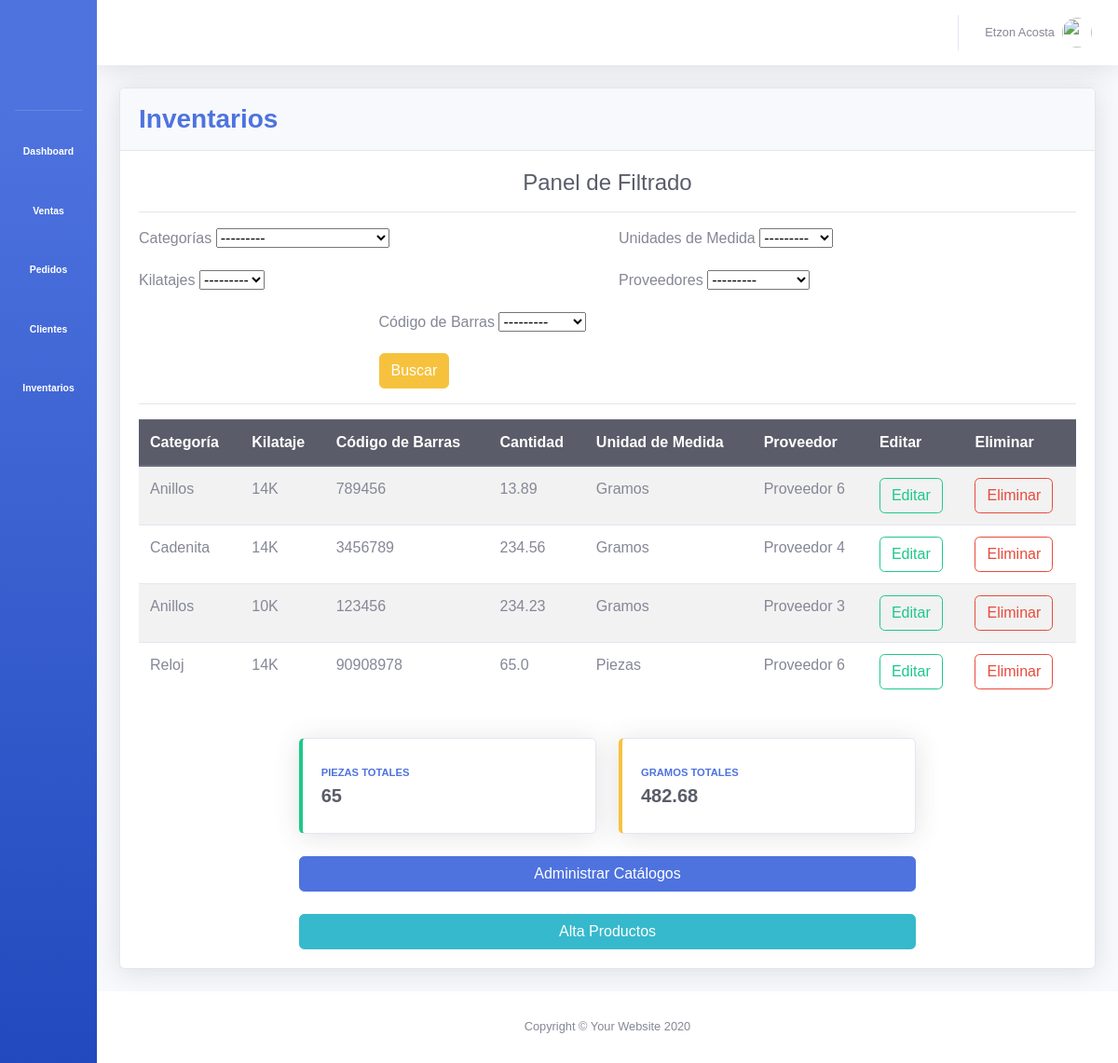
/inventarios/, run on the app's committed database.
### inventarios/models.py (models this page shows, shortened)
class Category(models.Model):
	category_id = models.AutoField(primary_key=True)
	name = models.CharField(max_length=50)
	class Meta:
		db_table = 'categories'
		verbose_name_plural = 'categories'
	def __str__(self):
		return self.name

class UnitMeasurement(models.Model):
	unit_measurement_id = models.AutoField(primary_key=True)
	name = models.CharField(max_length=10)
	class Meta:
		db_table = 'units_measurements'
		verbose_name = 'unit Measurement'
		verbose_name_plural = 'units Measurements'
	def __str__(self):
		return self.name

class Kilate(models.Model):
	kilate_id = models.AutoField(primary_key=True)
	name = models.CharField(max_length=5)
	def __str__(self):
		return self.name

class Vendor(models.Model):
	vendor_id = models.AutoField(primary_key=True)
	name = models.CharField(max_length=50)
	phone = models.CharField(max_length=15)
	address = models.CharField(max_length=50)
	def __str__(self):
		return self.name

class Barcode(models.Model):
	barcode_id = models.AutoField(primary_key=True)
	barcode = models.IntegerField()
	category = models.ForeignKey(Category, on_delete=models.CASCADE)
	kilate = models.ForeignKey(Kilate, on_delete=models.CASCADE)
	def __str__(self):
		category_kilate_barcode = self.category.name + '_' + self.kilate.name + '_' + str(self.barcode)
		str_barcode = str(self.barcode)
		return str_barcode

class Product(models.Model):
	product_id = models.AutoField(primary_key=True)
	category = models.ForeignKey(Category, on_delete=models.CASCADE)
	kilate = models.ForeignKey(Kilate, on_delete=models.CASCADE)
	barcode = models.ForeignKey(Barcode, on_delete=models.CASCADE, null=True)
	quantity = models.FloatField(null=True)
	unit_measurement = models.ForeignKey(UnitMeasurement, on_delete=models.CASCADE)
	vendor = models.ForeignKey(Vendor, on_delete=models.CASCADE, null=True)

### inventarios/views.py (the view)
# urls.py: path('inventarios/', include('inventarios.urls')),
def inventarios(request):
	products = Product.objects.all()
	filtros = ProductFilter(request.GET, queryset=products)
	products = filtros.qs
	gramos_totales = products.filter(unit_measurement__name='Gramos').aggregate(resultado_suma=Sum('quantity'))
	if gramos_totales['resultado_suma'] == None:
		gramos_totales['resultado_suma'] = 0
	gramos_totales['resultado_suma'] = round(gramos_totales['resultado_suma'], 2)
	piezas_totales = products.filter(unit_measurement__name='Piezas').aggregate(resultado_suma=Sum('quantity'))
	if piezas_totales['resultado_suma'] == None:
		piezas_totales['resultado_suma'] = 0
	piezas_totales['resultado_suma'] = round(piezas_totales['resultado_suma'])
	contexto = {'products': products, 'gramos_totales': gramos_totales, 'piezas_totales': piezas_totales, 'filtros': filtros}
	return render(request, 'inventarios/inventarios.html', contexto)

### inventarios/templates/inventarios/inventarios.html (shortened to what this page needs)
{% extends 'base.html' %}
{% load static %}
{% block css_variables %}
	<link rel="stylesheet" type="text/css" href="{% static '/css/Inventarios/main_inventarios.css' %}">
{% endblock %}
{% block content %}
	<div class="row">
		<div class="col-xl-12">
		  <div class="card shadow mb-4">
		    <div class="card-header py-3">
		      <h3 class="m-0 font-weight-bold text-primary">Inventarios</h3>
		    </div>
		    <div class="card-body">
					<div class="row">
						<div class="col-xl-12 text-center">
							<span class="h4 text-dark">Panel de Filtrado</span>
						</div>
					</div>
					<hr>
					<div class="row">
						<div class="col-xl-12">
							<form method="GET" id="filtros">
								<div class="row">
									<div class="col-xl-6">
										<div class="form-group">
									    <label class="h6">Categorías</label>
									    {{ filtros.form.category }}
									  </div>
									</div>
									<div class="col-xl-6">
										<div class="form-group">
									    <label class="h6">Unidades de Medida</label>
									    {{ filtros.form.unit_measurement }}
									  </div>
									</div>
								</div>
								<div class="row">
									<div class="col-xl-6">
										<div class="form-group">
									  	<label class="h6">Kilatajes</label>
									    {{ filtros.form.kilate }}
									  </div>
									</div>
									<div class="col-xl-6">
										<div class="form-group">
									    <label class="h6">Proveedores</label>
									    {{ filtros.form.vendor }}
									  </div>
									</div>
								</div>
								<div class="row justify-content-center">
									<div class="col-xl-6">
										<div class="form-group">
									    <label class="h6">Código de Barras</label>
									    {{ filtros.form.barcode }}
									  </div>
									</div>
								</div>
								<div class="row justify-content-center">
									<div class="col-xl-6">
										<input type="submit" class="btn btn-warning" value="Buscar">
									</div>
								</div>
							</form>
						</div>
					</div>
					<hr>
					<div class="row">
						<div class="col-xl-12">
							<div class="table-responsive">
								<table class="table table-striped" id="tablaInventarios">
									<thead class="thead-dark">
										<tr>
											<th>Categoría</th>
											<th>Kilataje</th>
											<th>Código de Barras</th>
											<th>Cantidad</th>
											<th>Unidad de Medida</th>
											<th>Proveedor</th>
											<th>Editar</th>
											<th>Eliminar</th>
										</tr>
									</thead>
									<tbody>
										{% for product in products %}
											<tr>
												<td>{{ product.category }}</td>
												<td>{{ product.kilate }}</td>
												<td>{{ product.barcode }}</td>
												<td>{{ product.quantity }}</td>
												<td>{{ product.unit_measurement }}</td>
												<td>{{ product.vendor }}</td>
												<td>
														<a href="{% url 'actualiza_producto' product.product_id %}" class="btn btn-outline-success">Editar</a>
												</td>
												<td>
													<button id="{{ product.product_id }}" onclick="eliminarProductoModal(this.id)" type="button" class="btn btn-outline-danger" data-toggle="modal" data-target="#eliminaModal">
													  Eliminar
													</button>
												</td>
											</tr>
										{% endfor %}
									</tbody>
								</table>
							</div>
						</div>
					</div>
					<br>
					<div class="row justify-content-center">
						<div class="col-xl-4 col-md-6 mb-4">
				      <div class="card border-left-success shadow h-100 py-2">
				        <div class="card-body">
				          <div class="row no-gutters align-items-center">
				            <div class="col mr-2">
				              <div class="text-xs font-weight-bold text-primary text-uppercase mb-1">Piezas Totales</div>
				              <div class="h5 mb-0 font-weight-bold text-gray-800">{{ piezas_totales.resultado_suma }}</div>
				            </div>
				            <div class="col-auto">
				            	<i class="far fa-gem fa-2x text-gray-300"></i>
				            </div>
				          </div>
				        </div>
				      </div>
				    </div>
				    <div class="col-xl-4 col-md-6 mb-4">
				      <div class="card border-left-warning shadow h-100 py-2">
				        <div class="card-body">
				          <div class="row no-gutters align-items-center">
				            <div class="col mr-2">
				              <div class="text-xs font-weight-bold text-primary text-uppercase mb-1">Gramos Totales</div>
				              <div class="h5 mb-0 font-weight-bold text-gray-800">{{ gramos_totales.resultado_suma }}</div>
				            </div>
				            <div class="col-auto">
				            	<i class="fas fa-balance-scale fa-2x text-gray-300"></i>
				            </div>
				          </div>
				        </div>
				      </div>
				    </div>
					</div>
					<div class="row justify-content-center">
						<div class="col-xl-8">
							<a class="btn btn-primary boton-agregar-administrar" href="{% url 'administrar_catalogos' %}" id="admin-catalogos">Administrar Catálogos</a>
						</div>
					</div>
					<br>
					<div class="row justify-content-center">
						<div class="col-xl-8">
							<a class="btn btn-info boton-agregar-administrar" href="{% url 'alta_productos' %}" id="alta-productos">Alta Productos</a>
						</div>
					</div>
		    </div>
		  </div>
		</div>
	</div>
{% endblock %}

### static/css/base/main_base.css (style rules this page uses)
* { font-family: sans-serif; }

### static/css/inventarios/main_inventarios.css (style rules this page uses)
.boton-agregar-administrar { width: 100%; }

### data on the page
Category: category "---------"
UnitMeasurement: unit_measurement "---------"
Kilate: kilate "---------"
Vendor: vendor "---------"
Barcode: barcode "---------"
Product: category "Anillos", kilate "14K", barcode "789456", quantity "13.89", unit_measurement "Gramos", vendor "Proveedor 6"
Product: category "Cadenita", kilate "14K", barcode "3456789", quantity "234.56", unit_measurement "Gramos", vendor "Proveedor 4"
Product: category "Anillos", kilate "10K", barcode "123456", quantity "234.23", unit_measurement "Gramos", vendor "Proveedor 3"
Product: category "Reloj", kilate "14K", barcode "90908978", quantity "65.0", unit_measurement "Piezas", vendor "Proveedor 6"

### other printed values
{{ piezas_totales.resultado_suma }} "65"
{{ gramos_totales.resultado_suma }} "482.68"
